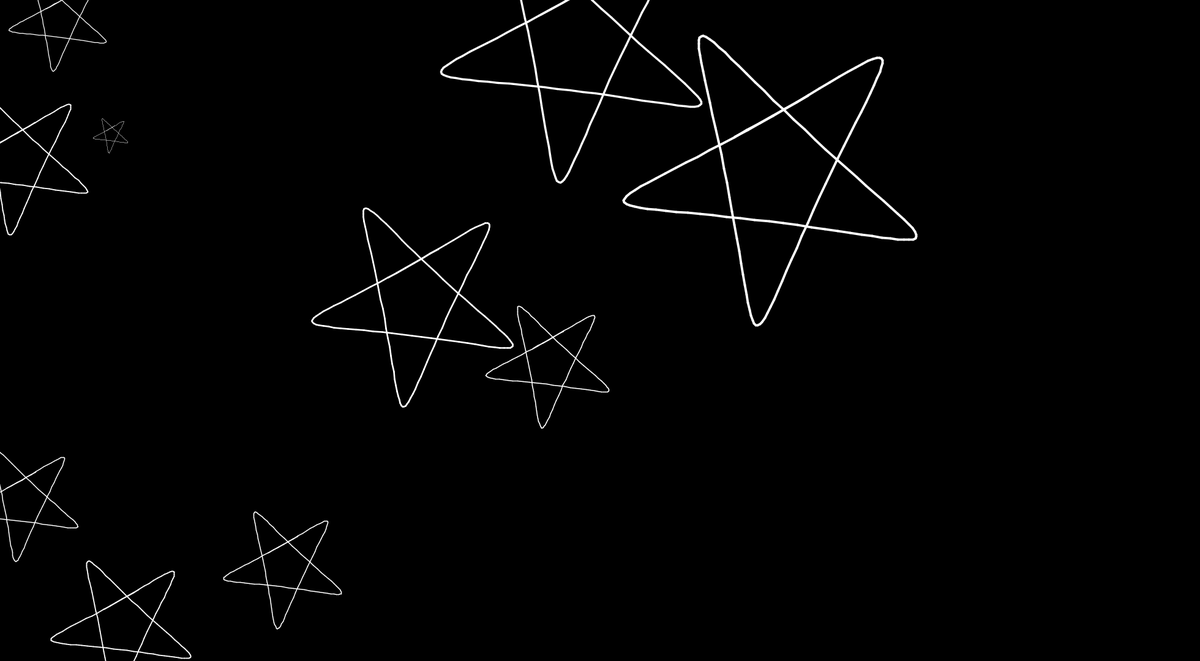
Frame 1 (no input)
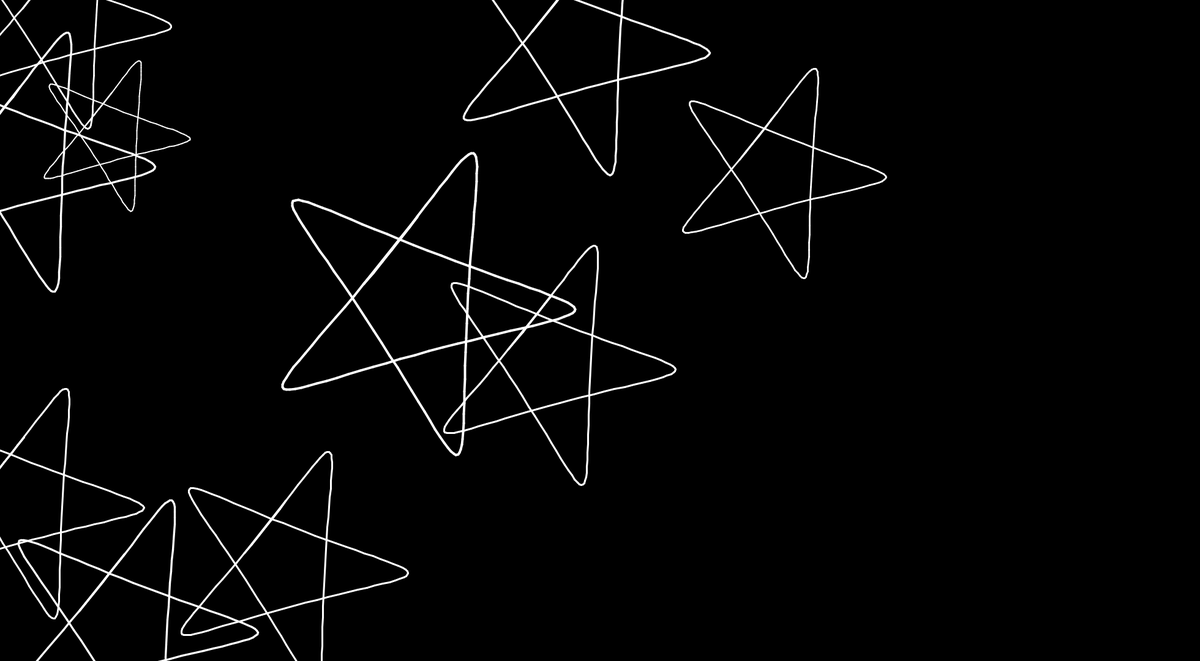
Frame 60 (the mouse pressed at the canvas centre just before this capture)
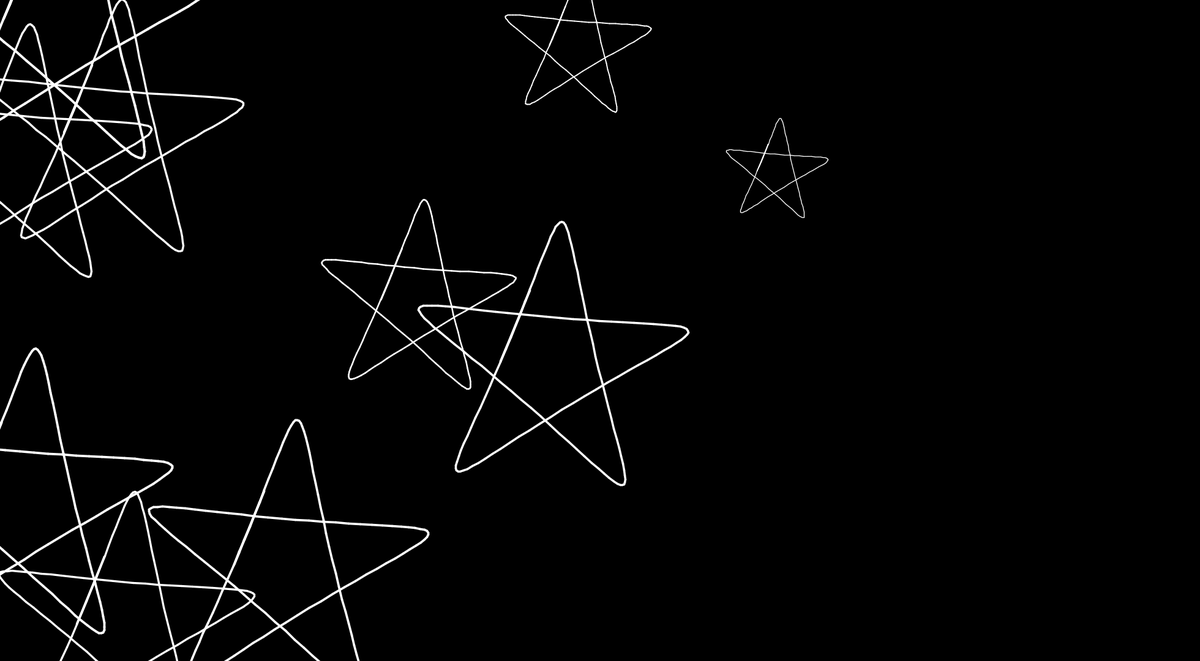
Frame 120 (the mouse held since frame 60 and released just before this capture)

The Processing sketch that drew these frames (run headless with seeded random() and noise(); from frame 60 on, the mouse is pressed at the canvas centre):

// Processing sketch: Stars
// ── Stars.pde
// Epicycles
// reference: http://brettcvz.github.io/epicycles/

int amount = 10; // amount of stars created
int count = 2; // count of circles... don't change
float tInc = 0.05;
float thetaInc = 0.1;
float minR = 0.1;
float maxR = 1.0;
float rm = 0.025; // r-modification amount

float[] x = new float[amount];
float[] y = new float[amount];
float[] w = new float[count]; // speed of rotation
float[] r = new float[count]; // radius of circle
float[] radii = new float[amount];
boolean[] radM = new boolean[amount];
float[] io = new float[count]; // inital offset (written as ϕi on the website), values up to 2*π
float xo = 0; // x-original (x pos of center of first circle)
float yo = 0; // y-original (y pos of center of first circle)
float theta = 0;
float[] xp = new float[amount]; // x-prevoius
float[] yp = new float[amount]; // y-previous
float t = 0; // essentially theta

void setup() {
  size(1960, 1080);

  w[0] = -1.6;
  r[0] = 175.2;
  io[0] = 4.577;
  w[1] = 2.4;
  r[1] = 89.4;
  io[1] = 0.508;

  for (int i = 0; i < amount; i++) {
    x[i] = random(0, width);
    y[i] = random(0, height);
    xp[i] = getX(count);
    yp[i] = getY(count);
    radii[i] = random(minR, maxR);
  }

  noFill();
  background(0);
}

void draw() {
  /*
  fill(0, 0, 0, 0);
   rect(-2, -2, width+4, height+4);
   */
  background(0);

  strokeWeight(4);
  stroke(255);
  while (t < 8.2) {
    for (int i = 0; i < amount; i++) {
      pushMatrix();
      translate(x[i], y[i]);
      scale(radii[i]);
      rotate(theta);
      xo = 0;
      yo = 0;
      line(getX(count), getY(count), xp[i], yp[i]);
      xp[i] = getX(count);
      yp[i]  = getY(count);

      popMatrix();
    }
    t+=tInc;
  }
  for (int i = 0; i < amount; i++) {
    if (radM[i]) {
      radii[i]+=rm;
      if (radii[i] > maxR) {
        radM[i] = false;
      }
    } else {
      radii[i]-=rm;
      if (radii[i] < minR) {
        radM[i] = true;
      }
    }
  }
  t = 0;
  theta+=thetaInc;
}

float getX(int i) {
  if (i == 0) {
    return xo;
  }
  float x = xo;
  for (int j = 0; j < i; j++) {
    x+=r[j]*cos(w[j]*t+io[j]);
  }
  return x;
}

float getY(int i) {
  if (i == 0) {
    return yo;
  }
  float y = yo;
  for (int j = 0; j < i; j++) {
    y+=r[j]*sin(w[j]*t+io[j]);
  }
  return y;
}

void mouseClicked() {
  background(0);

  w[0] = random(1, 3);
  r[0] = random(50, 200);
  io[0] = random(0, 6);
  w[1] = random(1, 3);
  r[1] = random(50, 200);
  io[1] = random(0, 6);
  
  for (int i = 0; i < amount; i++) {
    x[i] = random(0, width);
    y[i] = random(0, height);
  }
}

/*
void keyReleased() {
 if (key == ' ') {
 for (int i = 0; i < count; i++) {
 w[i] = (int) random(minSp, maxSp)/spReduction*((int) random(0, 2) == 1 ? 1:-1);
 r[i] = (int) random(minRe, maxRe)*reMult; // was '/reReduction' instead of '*reMult'
 io[i] = random(0, TWO_PI);
 // "/" "*"
 for (int j = 0; j < i; j++) {
 while (w[i] == w[j]) {
 w[i] = (int) random(minSp, maxSp)/spReduction*((int) random(0, 2) == 1 ? 1:-1);
 }
 while (r[i] == r[j]) {
 r[i] = (int) random(minRe, maxRe)*reMult; // was '/reReduction' instead of '*reMult'
 }
 while (io[i] == io[j]) {
 io[i] = random(0, TWO_PI);
 }
 }
 // "*" "/"
 background(0);
 xp = getX(count);
 yp = getY(count);
 t = 0;
 }
 for (int i = 0; i < count; i++) {
 // r[i] = (i+1)*20;
 }
 println("\r\n\r\n");
 for (int i = 0; i < count; i++) {
 print("w[" + i + "]: " + w[i] + ", r[" +i + "]: " + r[i] + ", io[" + i  + "]: " + io[i] + (i-1 == count ? "":", "));
 }
 println("c:" + count);
 }
 if (key == 'R') {
 for (int i = 0; i < count; i++) {
 w[i] = random(minSp, maxSp)/spReduction*((int) random(0, 2) == 1 ? 1:-1);
 r[i] = random(minRe, maxRe)*reMult; // was '/reReduction' instead of '*reMult'
 io[i] = random(0, TWO_PI);
 background(0);
 xp = getX(count);
 yp = getY(count);
 t = 0;
 }
 for (int i = 0; i < count; i++) {
 // r[i] = (i+1)*20;
 }
 println("\r\n\r\n");
 for (int i = 0; i < count; i++) {
 print("w[" + i + "]: " + w[i] + ", r[" +i + "]: " + r[i] + ", io[" + i  + "]: " + io[i] + (i-1 == count ? "":", "));
 }
 println("c:" + count);
 }
 if (key == 'p') {
 noLoop();
 }
 }
 */
